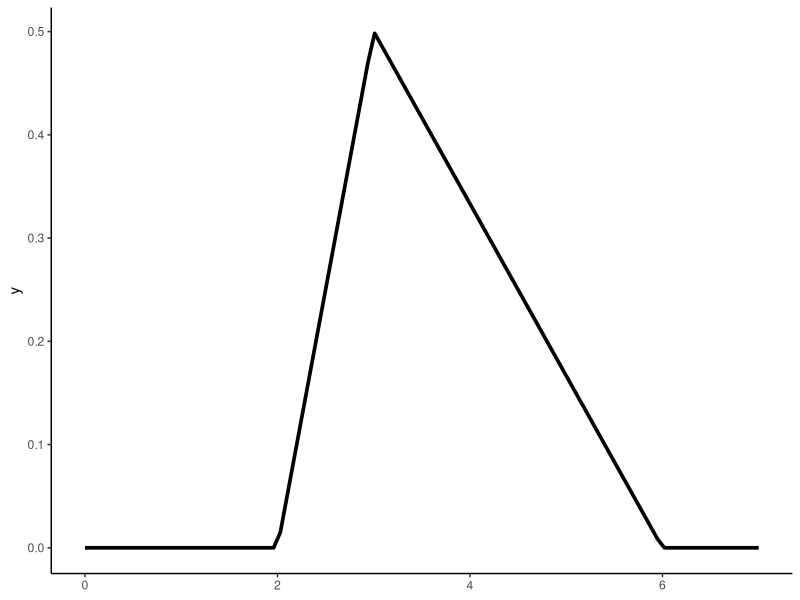
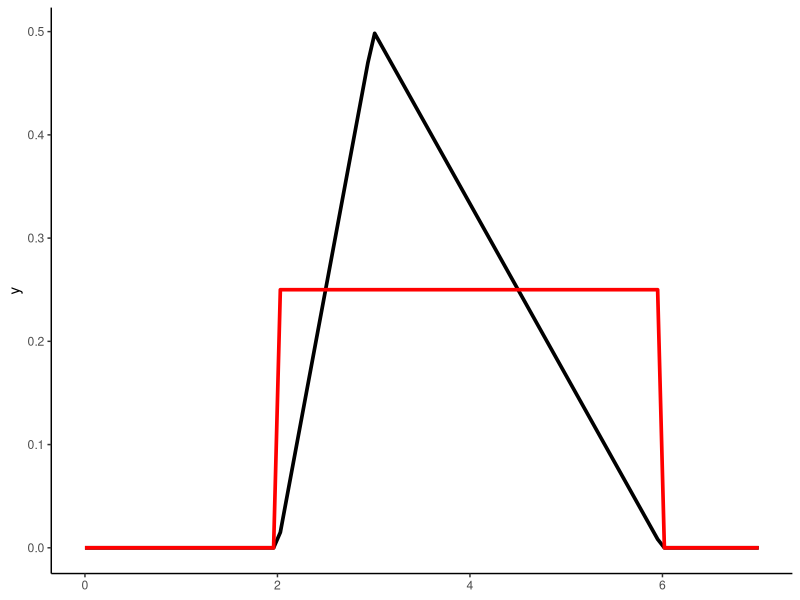
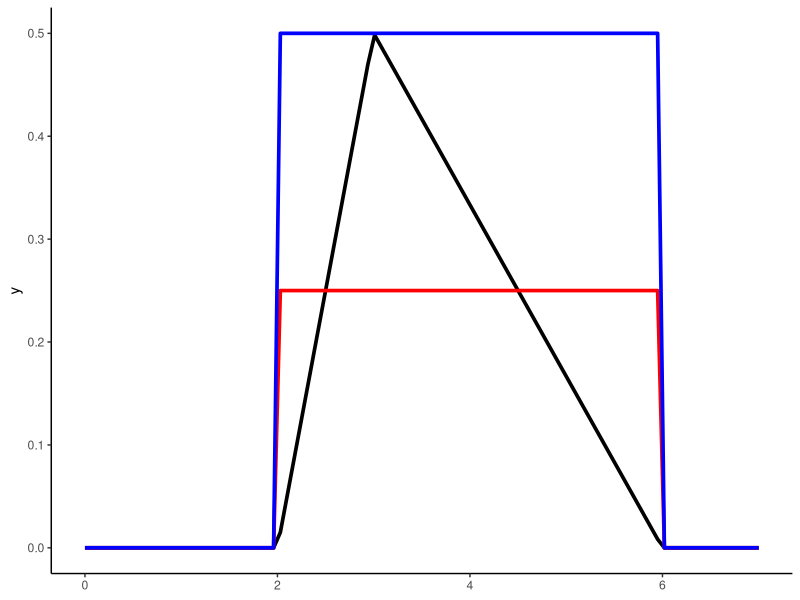
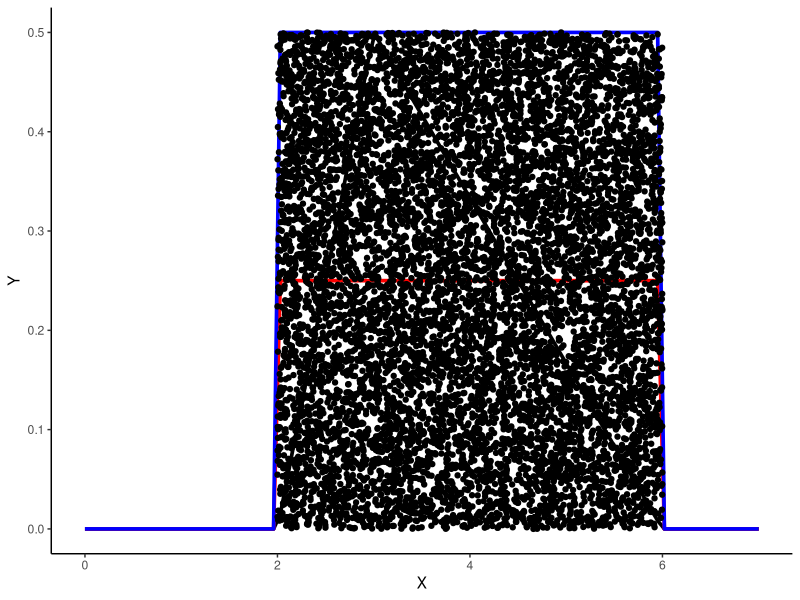
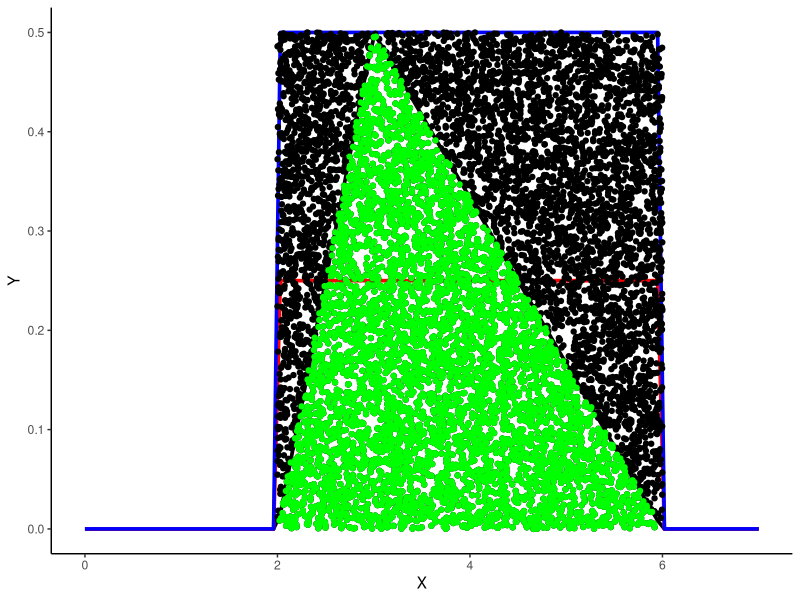
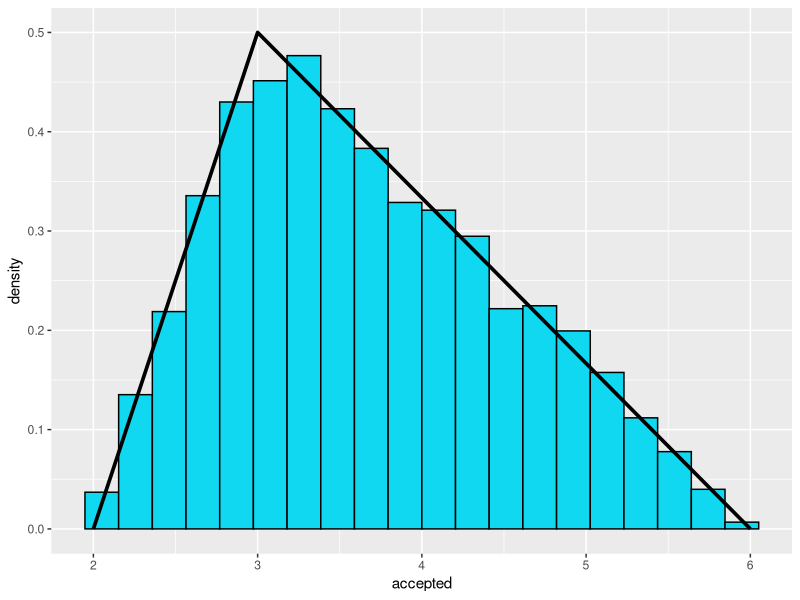

Recreate these plots in R, in order.
set.seed(22)

n <- 10000

f <- function(x){
  y <- numeric(length = length(x))
  
  index1 <- x >= 2 & x <= 3
  index2 <- x > 3 & x <= 6
  
  y[index1] <- (x[index1] - 2) / 2
  y[index2] <- (2 - x[index2]/3) / 2
  
  return(y)
}

library(tidyverse)

p <- data.frame() %>%
      ggplot() +
      stat_function(fun = f, xlim = c(0, 7), linewidth = 1.25) +
      theme_classic()

p

g <- function(x) dunif(x, min = 2, max = 6)

p <- p +
      stat_function(fun = g, xlim = c(0, 7), linewidth = 1.25, col = "red")

p

c <- 2

g1 <- function(x) g(x) * c

p <- p +
      stat_function(fun = g1, xlim = c(0, 7), linewidth = 1.25, col = "blue")

p

X <- runif(n, min = 2, max = 6)
Y <- runif(n, min = 0, max = g1(X))

p <- p +
      geom_point(data = data.frame(X, Y),
                 aes(x = X, y = Y))

p

good <- Y <= f(X)
accepted <- X[good]

p <- p +
      geom_point(data = data.frame(x = X[good], y = Y[good]),
                 aes(x = x, y = y),
                 col = "green")

p

data.frame(accepted) %>%
  ggplot(aes(x = accepted)) +
  geom_histogram(aes(y = after_stat(density)),
                 bins = 20,
                 color = "black",
                 fill = "#0FD8F0") +
  stat_function(fun = f, xlim = c(2, 6), linewidth = 1.25)

1 / c
